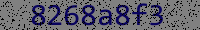
#> input picture level_5/captcha.png, 200 x 30 px
$ python testin.py
#> lines starting #> are read from the running program, lines starting #| are printed output that depends on the picture; after the words box and inside, x2 and y2 are one past the last pixel; in counts of white or black regions, pixels touching at a corner belong together
#!/usr/bin/python3
import numpy as np
from PIL import Image
import pytesseract

im = Image.open('captcha.png')
#> im is the input picture: PIL image 200x30 RGB; mean R, G, B 98.9, 98, 110.8
data = np.array(im)

r1, g1, b1 = 0, 0, 0 # Original value
r2, g2, b2 = 128, 128, 128 # Value that we want to replace it with

red, green, blue = data[:,:,0], data[:,:,1], data[:,:,2]
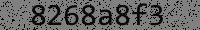
#> red: shape (30, 200); min 0, max 128, mean 98.9
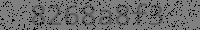
#> blue: shape (30, 200); min 0, max 128, mean 110.8
mask = (red == r1) & (green == g1) & (blue == b1)
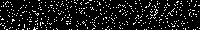
#> mask: shape (30, 200) bool; 9.7% white in thin lines or dots
data[:,:,:3][mask] = [r2, g2, b2]
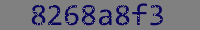
#> data: shape (30, 200, 3); 9.7% of pixels changed, all inside (x1, y1, x2, y2) = (0, 0, 200, 30)

im = Image.fromarray(data)
im.save('fig1_modified.png')
#> (the run stopped early here; a loop or call above may not have finished)

$ run again, with level_5/1.png copied over level_5/captcha.png
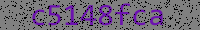
#> input picture level_5/1.png, 200 x 30 px
#> im is the input picture: PIL image 200x30 RGB; mean R, G, B 113.4, 102.4, 121.5
#> `mask = (red == r1) & (green == g1) & (blue == b1)`:
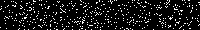
#> mask: shape (30, 200) bool; 9.5% white in thin lines or dots
#> `data[:,:,:3][mask] = [r2, g2, b2]`:
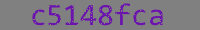
#> data: shape (30, 200, 3); 9.48% of pixels changed, all inside (x1, y1, x2, y2) = (0, 0, 200, 30)
